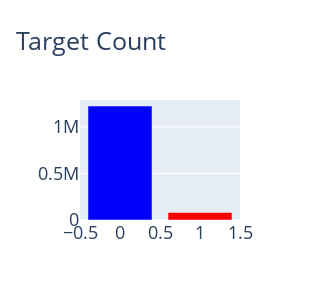
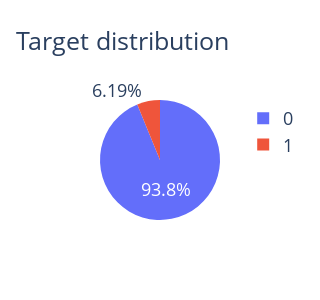

Notebook code for these charts, in order:
### Code cell
## target count ##
target_count_1 = training_data_1['target'].value_counts()
trace = go.Bar(
    x=target_count_1.index,
    y=target_count_1.values,
    marker=dict(
        color=target_count_1.values,
        colorscale = 'Picnic',
        reversescale = True
    ),
)

layout = go.Layout(
    title='Target Count',
    font=dict(size=18),
    width=300,
    height = 300,
)

data = [trace]
fig = go.Figure(data=data, layout=layout)
py.iplot(fig, filename="TargetCount")

## target distribution ##
labels = (np.array(target_count_1.index))
sizes = (np.array((target_count_1 / target_count_1.sum())*100))

trace = go.Pie(labels=labels, values=sizes)
layout = go.Layout(
    title='Target distribution',
    font=dict(size=18),
    width=300,
    height=300,
)
data = [trace]
fig = go.Figure(data=data, layout=layout)
py.iplot(fig, filename="usertype")

### Figure 1 — Plotly figure (JSON) as saved in the notebook; plotly's stock layout.template omitted (floating-point values rounded to 4 significant figures)
{"data": [{"marker": {"color": [1225312, 80810], "colorscale": [[0, "rgb(0,0,255)"], [0.1, "rgb(51,153,255)"], [0.2, "rgb(102,204,255)"], [0.3, "rgb(153,204,255)"], [0.4, "rgb(204,204,255)"], [0.5, "rgb(255,255,255)"], [0.6, "rgb(255,204,255)"], [0.7, "rgb(255,153,255)"], [0.8, "rgb(255,102,204)"], [0.9, "rgb(255,102,102)"], [1, "rgb(255,0,0)"]], "reversescale": true}, "type": "bar", "x": [0, 1], "y": [1225312, 80810]}], "layout": {"font": {"size": 18}, "height": 300, "title": {"text": "Target Count"}, "width": 300, "xaxis": {"autorange": true, "range": [-0.5, 1.5], "type": "linear"}, "yaxis": {"autorange": true, "range": [0, 1290000.0], "type": "linear"}}}

### Figure 2 — Plotly figure (JSON) as saved in the notebook; plotly's stock layout.template omitted (floating-point values rounded to 4 significant figures)
{"data": [{"labels": [0, 1], "type": "pie", "values": [93.81, 6.187]}], "layout": {"font": {"size": 18}, "height": 300, "title": {"text": "Target distribution"}, "width": 300}}
